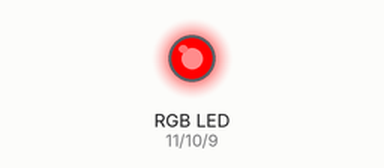
This sketch was run on a simulated Arduino Uno, built with avr-gcc and run on an emulated ATmega328P. On the bench: an RGB LED mixed from three pins (HIGH = lit).

Above: at 0.5 s.
At 1.5 s:
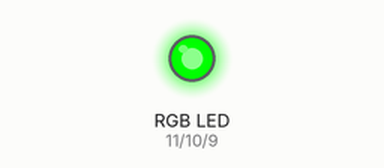
At 5.5 s:
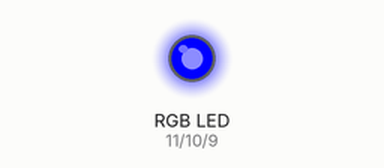
Timing chart, 0 to 6.9 s (numbered marks = the images above):
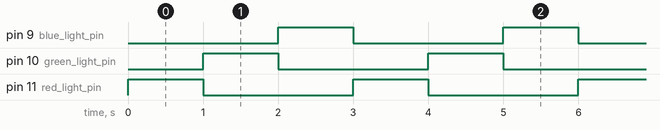

The sketch:

opg3.ino
```cpp
int red_light_pin= 11;
int green_light_pin= 10;
int blue_light_pin= 9;

void setup() {
  pinMode(red_light_pin, OUTPUT);
  pinMode(green_light_pin, OUTPUT);
  pinMode(blue_light_pin, OUTPUT);
}

void loop() {
  //Red
  RGB_color(255, 0, 0);
  delay(1000);
  RGB_color(0, 255, 0);
  delay(1000);
  RGB_color(0, 0, 255);
  delay(1000);
}

void RGB_color(int red_light_value, int green_light_value, int blue_light_value)
 {
  analogWrite(red_light_pin, red_light_value);
  analogWrite(green_light_pin, green_light_value);
  analogWrite(blue_light_pin, blue_light_value);
}
```

Measured:
- by itself, pin 9 (blue_light_pin), pin 10 (green_light_pin), pin 11 (red_light_pin): alternates HIGH for 1.0 s and LOW for 2.0 s
- by itself, everything shown: repeats every 3.0 s, in 3 steps
